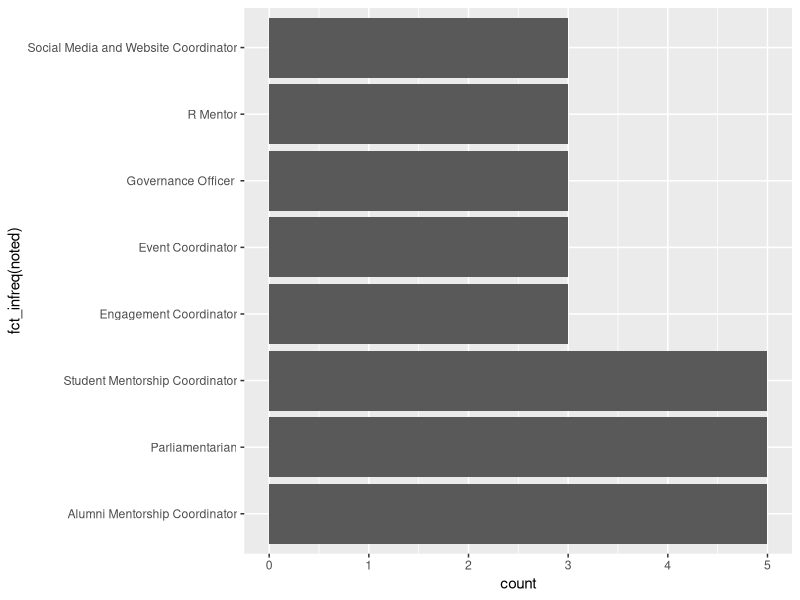
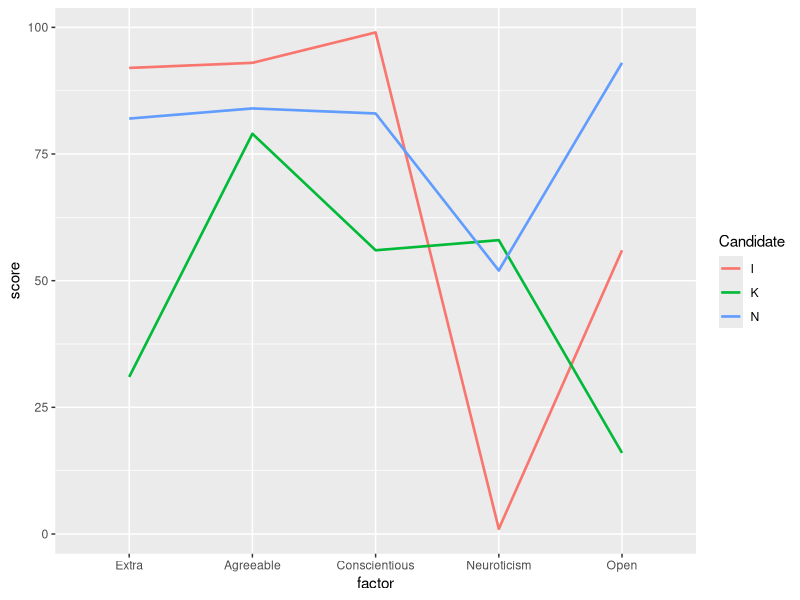
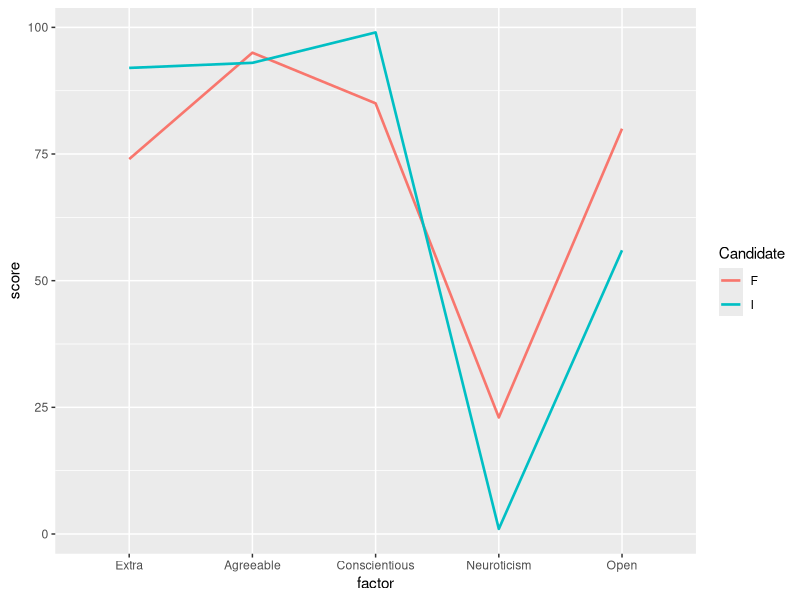
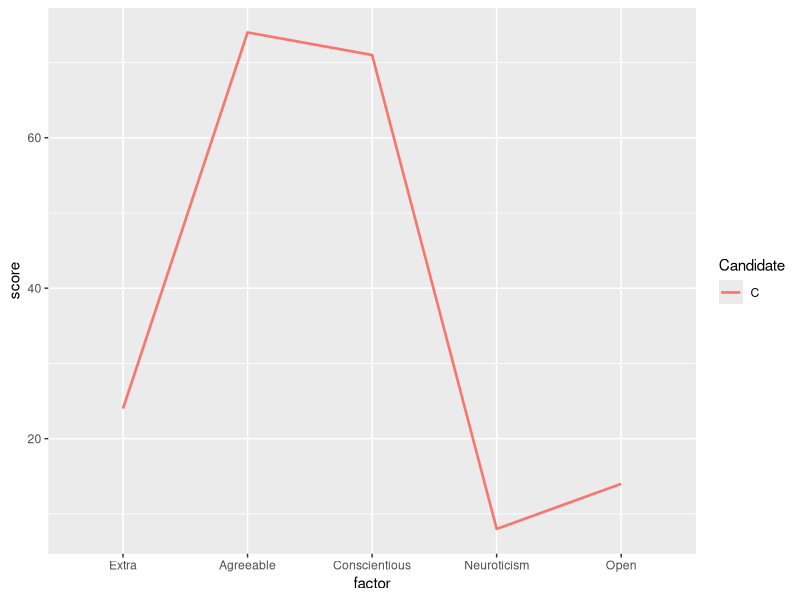
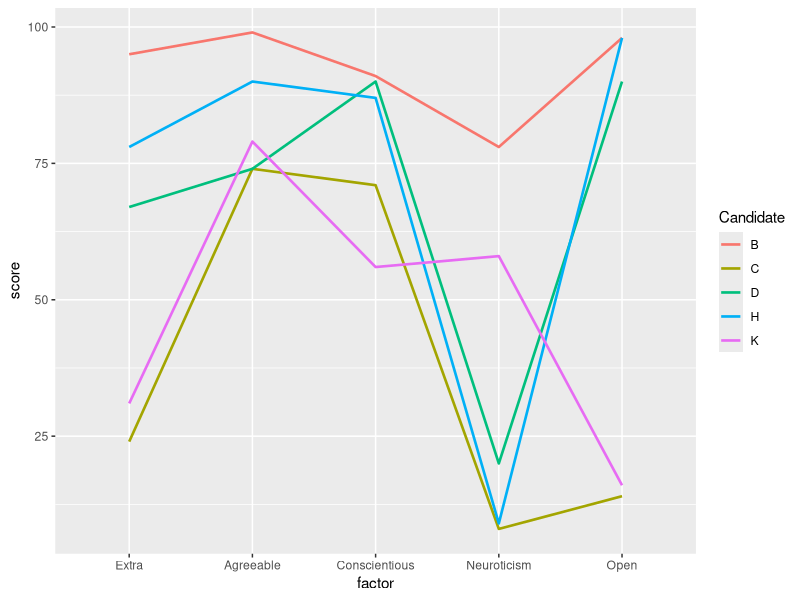
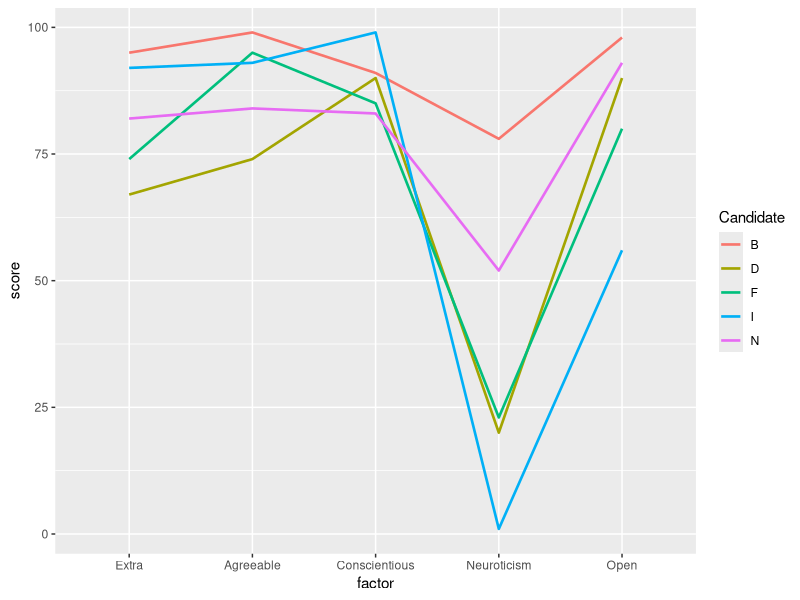
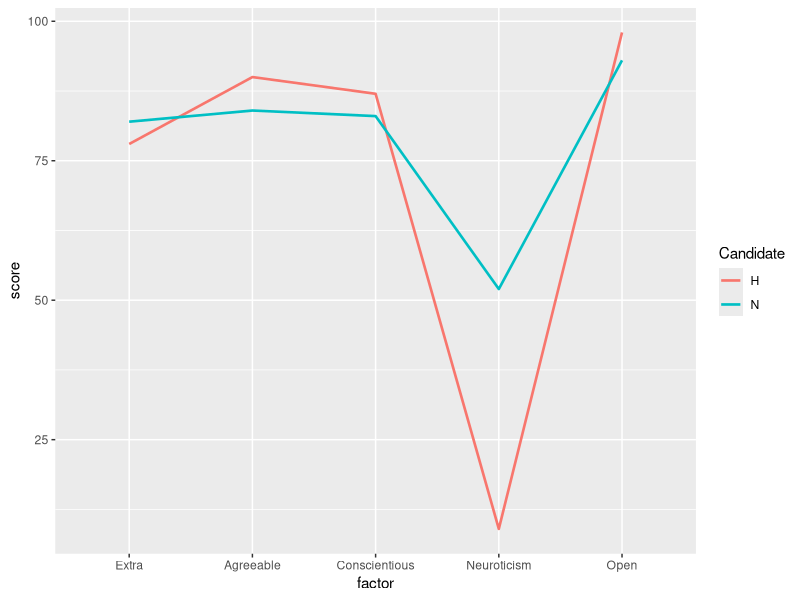
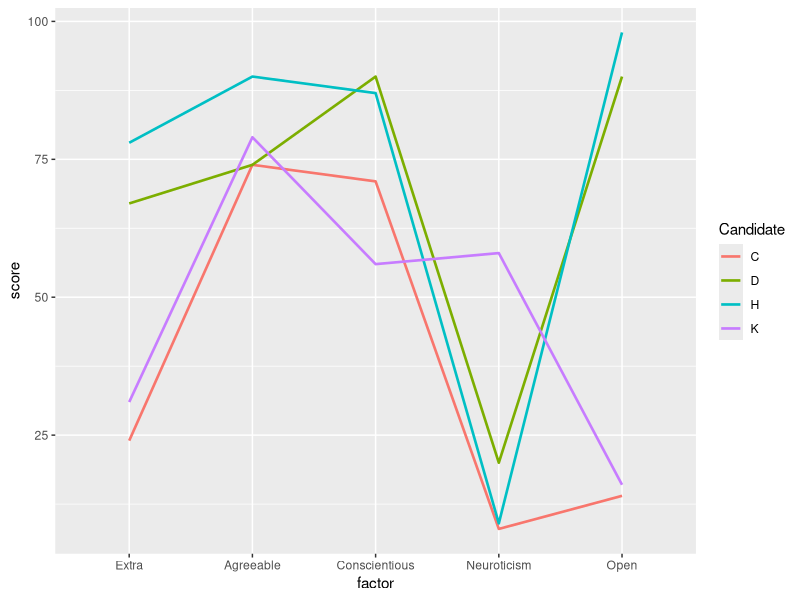

Reproduce these figures in R, in order.
## ---- chunk 1
knitr::opts_chunk$set(echo = FALSE, warning=FALSE, message=FALSE)
## ---- chunk 2

pers <- read.csv("personality.csv", skip=2)
app <- read.csv("Applying+to+Eagle+I.O_March+22,+2021_10.23.csv")

x <- app[1,]
data <- app[-c(1:2),]
colnames(data) <- x

appnum <- nrow(data)

data$Candidate[data[18] == "Catrina Notari"] <- "A"
data$Candidate[data[18] == "Pasquale Tosto"] <- "B"
data$Candidate[data[18] == "Brooke Steinhour"] <- "C"
data$Candidate[data[18] == "Nikita Williams"] <- "D"
data$Candidate[data[18] == "Paulina Wiedmann"] <- "E"
data$Candidate[data[18] == "Morgan Russell"] <- "F"
data$Candidate[data[18] == "Ian Lee"] <- "G"
data$Candidate[data[18] == "Isabella Arroyo"] <- "H"
data$Candidate[data[18] == "Ryan Lentz"] <- "I"
data$Candidate[data[18] == "Amber Ritz"] <- "J"
data$Candidate[data[18] == "Ileana Androvich "] <- "K"
data$Candidate[data[18] == "Renata"] <- "L"
data$Candidate[data[18] == "Dana Sobel"] <- "M"
data$Candidate[data[18] == "Matthew J Giuliano"] <- "N"

pers$Candidate[pers[1] == "Catrina Notari"] <- "A"
pers$Candidate[pers[1] == "Pasquale Tosto"] <- "B"
pers$Candidate[pers[1] == "Brooke Steinhour"] <- "C"
pers$Candidate[pers[1] == "Nikita Williams"] <- "D"
pers$Candidate[pers[1] == "Paulina Wiedmann"] <- "E"
pers$Candidate[pers[1] == "Morgan Russell"] <- "F"
pers$Candidate[pers[1] == "Ian Lee"] <- "G"
pers$Candidate[pers[1] == "Isabella Arroyo"] <- "H"
pers$Candidate[pers[1] == "Ryan Lentz"] <- "I"
pers$Candidate[pers[1] == "Amber Ritz"] <- "J"
pers$Candidate[pers[1] == "Ileana Androvich "] <- "K"
pers$Candidate[pers[1] == "Renata"] <- "L"
pers$Candidate[pers[1] == "Dana Sobel"] <- "M"
pers$Candidate[pers[1] == "Matthew J Giuliano"] <- "N"

colnames(data)[21] <- "MSU general events"
colnames(data)[22] <- "MSU I/o events"
colnames(data)[23] <- "Eagle I.O events"
colnames(data)[24] <- "Metro events"
colnames(data)[25] <- "SIOP"
colnames(data)[26] <- "Mentorship events"
colnames(data)[27] <- "Other"
colnames(data)[28] <- "Other description"


## ---- chunk 3
library(ggplot2)
library(tidyr)

big5 <- pers[,c(37,1:2,9,16,23,30)]
colnames(big5)[1] <- "Candidate"
colnames(big5)[2] <- "applicant"

big5_long <- gather(big5, factor, score, Extra:Open, factor_key=TRUE)

## ---- chunk 4

colnames(data)[18] <- "applicant"
colnames(data)[50] <- "Candidate"
colnames(data)[34] <- "Role"
colnames(data)[38] <- "Role1"
colnames(data)[42] <- "Role2"
colnames(data)[46] <- "Role3"

incumbent <- as.data.frame(data[data[33] == "Current member",])
applicant <- as.data.frame(data[data[33] != "Current member",])

yaddup <- kableExtra::kable(incumbent[,c(50,34)])
kableExtra::kable_styling(yaddup, "striped")

## ---- chunk 5

yaddup2 <- kableExtra::kable(applicant[,c(50,38,42,46)])
kableExtra::kable_styling(yaddup2, "striped")

## ---- chunk 6

sub <- applicant[,c(50,38,42,46)]

together <- gather(sub, role, noted, Role1:Role3, factor_key=TRUE)

together$noted[together$noted == "The primary role I wish to apply to is event coordinator. "] <- "Event Coordinator"
together$noted[together$noted == "Event coordinator "] <- "Event Coordinator"
together$noted[together$noted == "Alumni Mentorship Coordinator "] <- "Alumni Mentorship Coordinator"
together$noted[together$noted == "Alumni Mentorship coordinator"] <- "Alumni Mentorship Coordinator"
together$noted[together$noted == "R Mentor "] <- "R Mentor"
together$noted[together$noted == "Student Mentorship "] <- "Student Mentorship Coordinator"
together$noted[together$noted == "Student Mentorship Coordinator"] <- "Student Mentorship Coordinator"
together$noted[together$noted == "Student Mentorship Coordinator "] <- "Student Mentorship Coordinator"
together$noted[together$noted == "Social Media & Website coordinator "] <- "Social Media and Website Coordinator"
together$noted[together$noted == "Governance Officer "] <- "Governance Officer "
together$noted[together$noted == "Governance Officer."] <- "Governance Officer "
together$noted[together$noted == "Parliamentarian "] <- "Parliamentarian"

#library(descr)
#freq(together$noted)

## ggplot(together, aes(x=noted)) + geom_histogram(stat="count") + coord_flip()
library(forcats)
ggplot(together, aes(x=fct_infreq(noted))) + geom_histogram(stat="count") + coord_flip()

## ---- chunk 7

xbl <- kableExtra::kable(applicant[,c(50,30)], format="html") 
kableExtra::kable_styling(xbl, "striped")

## ---- chunk 8

rmentor <- data.frame(big5_long[big5_long$applicant == "Ileana Androvich " | big5_long$applicant == "Matthew J Giuliano" | big5_long$applicant == "Ryan Lentz",])

ggplot(rmentor, aes(x=factor, y=score, group=Candidate)) + geom_line(aes(color=Candidate), size=.9)

library(kableExtra)
a <- kableExtra::kable(applicant[c(7,9,10),c(50,31,32)]) 
kable_styling(a, "striped")

## ---- chunk 9

rmentor <- data.frame(big5_long[big5_long$applicant == "Morgan Russell" | big5_long$applicant == "Ryan Lentz",])

ggplot(rmentor, aes(x=factor, y=score, group=Candidate)) + geom_line(aes(color=Candidate), size=.9)

b <- kableExtra::kable(applicant[c(4,7),c(50,31,32)])
kable_styling(b, "striped")

## ---- chunk 10

rmentor <- data.frame(big5_long[big5_long$applicant == "Brooke Steinhour",])

ggplot(rmentor, aes(x=factor, y=score, group=Candidate)) + geom_line(aes(color=Candidate), size=.9)

c <- kableExtra::kable(applicant[2,c(50,31,32)])
kable_styling(c, "striped")

## ---- chunk 11

rmentor <- data.frame(big5_long[big5_long$applicant == "Pasquale Tosto" | big5_long$applicant == "Brooke Steinhour" | big5_long$applicant == "Nikita Williams" | big5_long$applicant == "Isabella Arroyo" | big5_long$applicant == "Ileana Androvich ",])

ggplot(rmentor, aes(x=factor, y=score, group=Candidate)) + geom_line(aes(color=Candidate), size=.9)

d <- kableExtra::kable(applicant[c(1,2,3,6,9),c(50,31,32)])
dd <- kableExtra::kable(applicant[c(1,2,3,6,9),c(50,21:28)])
kable_styling(d, "striped")
kable_styling(dd, "striped")
## ---- chunk 12

rmentor <- data.frame(big5_long[big5_long$applicant == "Pasquale Tosto" | big5_long$applicant == "Morgan Russell" | big5_long$applicant == "Nikita Williams" | big5_long$applicant == "Ryan Lentz" | big5_long$applicant == "Matthew J Giuliano",])

ggplot(rmentor, aes(x=factor, y=score, group=Candidate)) + geom_line(aes(color=Candidate), size=.9)

e <- kableExtra::kable(applicant[c(1,3,4,7,10),c(50,31,32)])
ee <- kableExtra::kable(applicant[c(1,3,4,7,10),c(50,21:28)])
kable_styling(e, "striped")
kable_styling(ee, "striped")
## ---- chunk 13

rmentor <- data.frame(big5_long[big5_long$applicant == "Isabella Arroyo" | big5_long$applicant == "Matthew J Giuliano",])

ggplot(rmentor, aes(x=factor, y=score, group=Candidate)) + geom_line(aes(color=Candidate), size=.9)

f <- kableExtra::kable(applicant[c(6,10),c(50,31,32)])
ff <- kableExtra::kable(applicant[c(6,10),c(50,21:28)])
kable_styling(f, "striped")
kable_styling(ff, "striped")

## ---- chunk 14

rmentor <- data.frame(big5_long[big5_long$applicant == "Brooke Steinhour" | big5_long$applicant == "Nikita Williams" | big5_long$applicant == "Ileana Androvich "| big5_long$applicant == "Isabella Arroyo",])

ggplot(rmentor, aes(x=factor, y=score, group=Candidate)) + geom_line(aes(color=Candidate), size=.9)

g <- kableExtra::kable(applicant[c(2,3,6,9),c(50,31,32)])
kable_styling(g, "striped")
## ---- chunk 15

rmentor <- data.frame(big5_long[big5_long$applicant == "Pasquale Tosto" | big5_long$applicant == "Morgan Russell" | big5_long$applicant == "Ian Lee",])

ggplot(rmentor, aes(x=factor, y=score, group=Candidate)) + geom_line(aes(color=Candidate), size=.9)

h <- kableExtra::kable(applicant[c(1,4,5),c(50,31,32)])
kable_styling(h, "striped")

## ---- chunk 16

rmentor <- data.frame(big5_long[big5_long$applicant == "Catrina Notari" | big5_long$applicant == "Renata",])

ggplot(rmentor, aes(x=factor, y=score, group=Candidate)) + geom_line(aes(color=Candidate), size=.9)

## ---- chunk 17

ggplot(big5_long, aes(x=factor, y=score, group=Candidate)) + geom_line(aes(color=Candidate), size=.9)

## ---- chunk 18

newbies <- read.csv("recommendation.csv")

g <- kable(newbies[,-3])
kable_styling(g, "striped")
